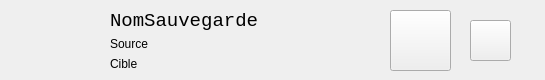
<?xml version="1.0" encoding="UTF-8"?>
<ui version="4.0">
 <class>BackupWidget</class>
 <widget class="QWidget" name="BackupWidget">
  <property name="geometry">
   <rect>
    <x>0</x>
    <y>0</y>
    <width>545</width>
    <height>80</height>
   </rect>
  </property>
  <property name="windowTitle">
   <string>Form</string>
  </property>
  <widget class="QLabel" name="icon">
   <property name="geometry">
    <rect>
     <x>30</x>
     <y>10</y>
     <width>61</width>
     <height>61</height>
    </rect>
   </property>
   <property name="text">
    <string/>
   </property>
   <property name="alignment">
    <set>Qt::AlignCenter</set>
   </property>
  </widget>
  <widget class="QPushButton" name="trashButton">
   <property name="geometry">
    <rect>
     <x>470</x>
     <y>20</y>
     <width>41</width>
     <height>41</height>
    </rect>
   </property>
   <property name="text">
    <string/>
   </property>
  </widget>
  <widget class="QWidget" name="layoutWidget">
   <property name="geometry">
    <rect>
     <x>110</x>
     <y>10</y>
     <width>261</width>
     <height>61</height>
    </rect>
   </property>
   <layout class="QVBoxLayout" name="verticalLayout">
    <item>
     <widget class="QLabel" name="backupName">
      <property name="font">
       <font>
        <family>Monospace</family>
        <pointsize>14</pointsize>
       </font>
      </property>
      <property name="text">
       <string>NomSauvegarde</string>
      </property>
     </widget>
    </item>
    <item>
     <widget class="QLabel" name="backupSource">
      <property name="lineWidth">
       <number>1</number>
      </property>
      <property name="text">
       <string>Source</string>
      </property>
     </widget>
    </item>
    <item>
     <widget class="QLabel" name="backupTarget">
      <property name="text">
       <string>Cible</string>
      </property>
     </widget>
    </item>
   </layout>
  </widget>
  <widget class="QPushButton" name="configButton">
   <property name="geometry">
    <rect>
     <x>390</x>
     <y>10</y>
     <width>61</width>
     <height>61</height>
    </rect>
   </property>
   <property name="text">
    <string/>
   </property>
  </widget>
 </widget>
 <resources/>
 <connections/>
</ui>
